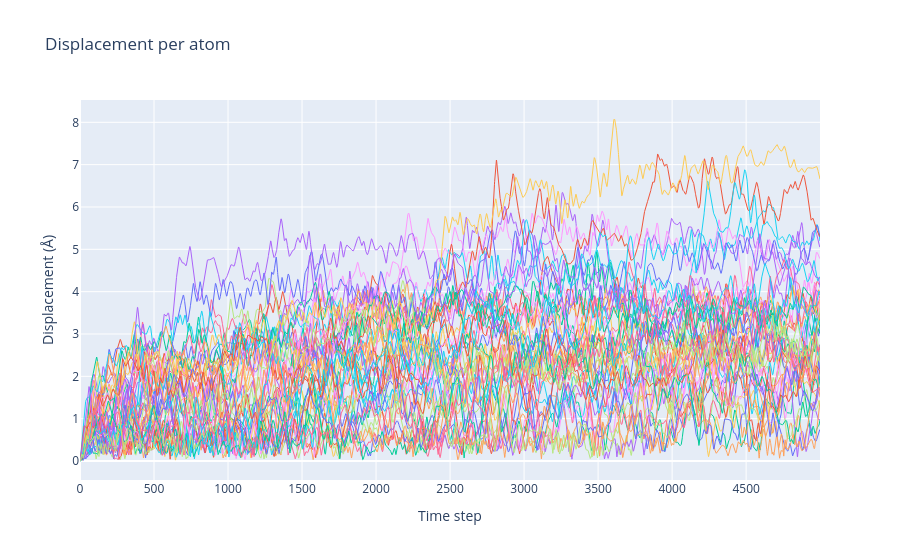

Notebook code for this chart:
### Code cell
diff_trajectory.plot_displacement_per_atom()

### Figure 1 — Plotly figure (JSON) as saved in the notebook; plotly's stock layout.template omitted (floating-point values rounded to 4 significant figures; data arrays with more than 128 entries replaced by an {"elided": "..."} marker saying what was removed)
{"data": [{"line": {"width": 1}, "mode": "lines", "name": "0", "showlegend": false, "type": "scatter", "y": {"elided": "5000 float values"}}, {"line": {"width": 1}, "mode": "lines", "name": "1", "showlegend": false, "type": "scatter", "y": {"elided": "5000 float values"}}, {"line": {"width": 1}, "mode": "lines", "name": "2", "showlegend": false, "type": "scatter", "y": {"elided": "5000 float values"}}, {"line": {"width": 1}, "mode": "lines", "name": "3", "showlegend": false, "type": "scatter", "y": {"elided": "5000 float values"}}, {"line": {"width": 1}, "mode": "lines", "name": "4", "showlegend": false, "type": "scatter", "y": {"elided": "5000 float values"}}, {"line": {"width": 1}, "mode": "lines", "name": "5", "showlegend": false, "type": "scatter", "y": {"elided": "5000 float values"}}, {"line": {"width": 1}, "mode": "lines", "name": "6", "showlegend": false, "type": "scatter", "y": {"elided": "5000 float values"}}, {"line": {"width": 1}, "mode": "lines", "name": "7", "showlegend": false, "type": "scatter", "y": {"elided": "5000 float values"}}, {"line": {"width": 1}, "mode": "lines", "name": "8", "showlegend": false, "type": "scatter", "y": {"elided": "5000 float values"}}, {"line": {"width": 1}, "mode": "lines", "name": "9", "showlegend": false, "type": "scatter", "y": {"elided": "5000 float values"}}, {"line": {"width": 1}, "mode": "lines", "name": "10", "showlegend": false, "type": "scatter", "y": {"elided": "5000 float values"}}, {"line": {"width": 1}, "mode": "lines", "name": "11", "showlegend": false, "type": "scatter", "y": {"elided": "5000 float values"}}, {"line": {"width": 1}, "mode": "lines", "name": "12", "showlegend": false, "type": "scatter", "y": {"elided": "5000 float values"}}, {"line": {"width": 1}, "mode": "lines", "name": "13", "showlegend": false, "type": "scatter", "y": {"elided": "5000 float values"}}, {"line": {"width": 1}, "mode": "lines", "name": "14", "showlegend": false, "type": "scatter", "y": {"elided": "5000 float values"}}, {"line": {"width": 1}, "mode": "lines", "name": "15", "showlegend": false, "type": "scatter", "y": {"elided": "5000 float values"}}, {"line": {"width": 1}, "mode": "lines", "name": "16", "showlegend": false, "type": "scatter", "y": {"elided": "5000 float values"}}, {"line": {"width": 1}, "mode": "lines", "name": "17", "showlegend": false, "type": "scatter", "y": {"elided": "5000 float values"}}, {"line": {"width": 1}, "mode": "lines", "name": "18", "showlegend": false, "type": "scatter", "y": {"elided": "5000 float values"}}, {"line": {"width": 1}, "mode": "lines", "name": "19", "showlegend": false, "type": "scatter", "y": {"elided": "5000 float values"}}, {"line": {"width": 1}, "mode": "lines", "name": "20", "showlegend": false, "type": "scatter", "y": {"elided": "5000 float values"}}, {"line": {"width": 1}, "mode": "lines", "name": "21", "showlegend": false, "type": "scatter", "y": {"elided": "5000 float values"}}, {"line": {"width": 1}, "mode": "lines", "name": "22", "showlegend": false, "type": "scatter", "y": {"elided": "5000 float values"}}, {"line": {"width": 1}, "mode": "lines", "name": "23", "showlegend": false, "type": "scatter", "y": {"elided": "5000 float values"}}, {"line": {"width": 1}, "mode": "lines", "name": "24", "showlegend": false, "type": "scatter", "y": {"elided": "5000 float values"}}, {"line": {"width": 1}, "mode": "lines", "name": "25", "showlegend": false, "type": "scatter", "y": {"elided": "5000 float values"}}, {"line": {"width": 1}, "mode": "lines", "name": "26", "showlegend": false, "type": "scatter", "y": {"elided": "5000 float values"}}, {"line": {"width": 1}, "mode": "lines", "name": "27", "showlegend": false, "type": "scatter", "y": {"elided": "5000 float values"}}, {"line": {"width": 1}, "mode": "lines", "name": "28", "showlegend": false, "type": "scatter", "y": {"elided": "5000 float values"}}, {"line": {"width": 1}, "mode": "lines", "name": "29", "showlegend": false, "type": "scatter", "y": {"elided": "5000 float values"}}, {"line": {"width": 1}, "mode": "lines", "name": "30", "showlegend": false, "type": "scatter", "y": {"elided": "5000 float values"}}, {"line": {"width": 1}, "mode": "lines", "name": "31", "showlegend": false, "type": "scatter", "y": {"elided": "5000 float values"}}, {"line": {"width": 1}, "mode": "lines", "name": "32", "showlegend": false, "type": "scatter", "y": {"elided": "5000 float values"}}, {"line": {"width": 1}, "mode": "lines", "name": "33", "showlegend": false, "type": "scatter", "y": {"elided": "5000 float values"}}, {"line": {"width": 1}, "mode": "lines", "name": "34", "showlegend": false, "type": "scatter", "y": {"elided": "5000 float values"}}, {"line": {"width": 1}, "mode": "lines", "name": "35", "showlegend": false, "type": "scatter", "y": {"elided": "5000 float values"}}, {"line": {"width": 1}, "mode": "lines", "name": "36", "showlegend": false, "type": "scatter", "y": {"elided": "5000 float values"}}, {"line": {"width": 1}, "mode": "lines", "name": "37", "showlegend": false, "type": "scatter", "y": {"elided": "5000 float values"}}, {"line": {"width": 1}, "mode": "lines", "name": "38", "showlegend": false, "type": "scatter", "y": {"elided": "5000 float values"}}, {"line": {"width": 1}, "mode": "lines", "name": "39", "showlegend": false, "type": "scatter", "y": {"elided": "5000 float values"}}, {"line": {"width": 1}, "mode": "lines", "name": "40", "showlegend": false, "type": "scatter", "y": {"elided": "5000 float values"}}, {"line": {"width": 1}, "mode": "lines", "name": "41", "showlegend": false, "type": "scatter", "y": {"elided": "5000 float values"}}, {"line": {"width": 1}, "mode": "lines", "name": "42", "showlegend": false, "type": "scatter", "y": {"elided": "5000 float values"}}, {"line": {"width": 1}, "mode": "lines", "name": "43", "showlegend": false, "type": "scatter", "y": {"elided": "5000 float values"}}, {"line": {"width": 1}, "mode": "lines", "name": "44", "showlegend": false, "type": "scatter", "y": {"elided": "5000 float values"}}, {"line": {"width": 1}, "mode": "lines", "name": "45", "showlegend": false, "type": "scatter", "y": {"elided": "5000 float values"}}, {"line": {"width": 1}, "mode": "lines", "name": "46", "showlegend": false, "type": "scatter", "y": {"elided": "5000 float values"}}, {"line": {"width": 1}, "mode": "lines", "name": "47", "showlegend": false, "type": "scatter", "y": {"elided": "5000 float values"}}], "layout": {"title": {"text": "Displacement per atom"}, "xaxis": {"title": {"text": "Time step"}}, "yaxis": {"title": {"text": "Displacement (Å)"}}}}
